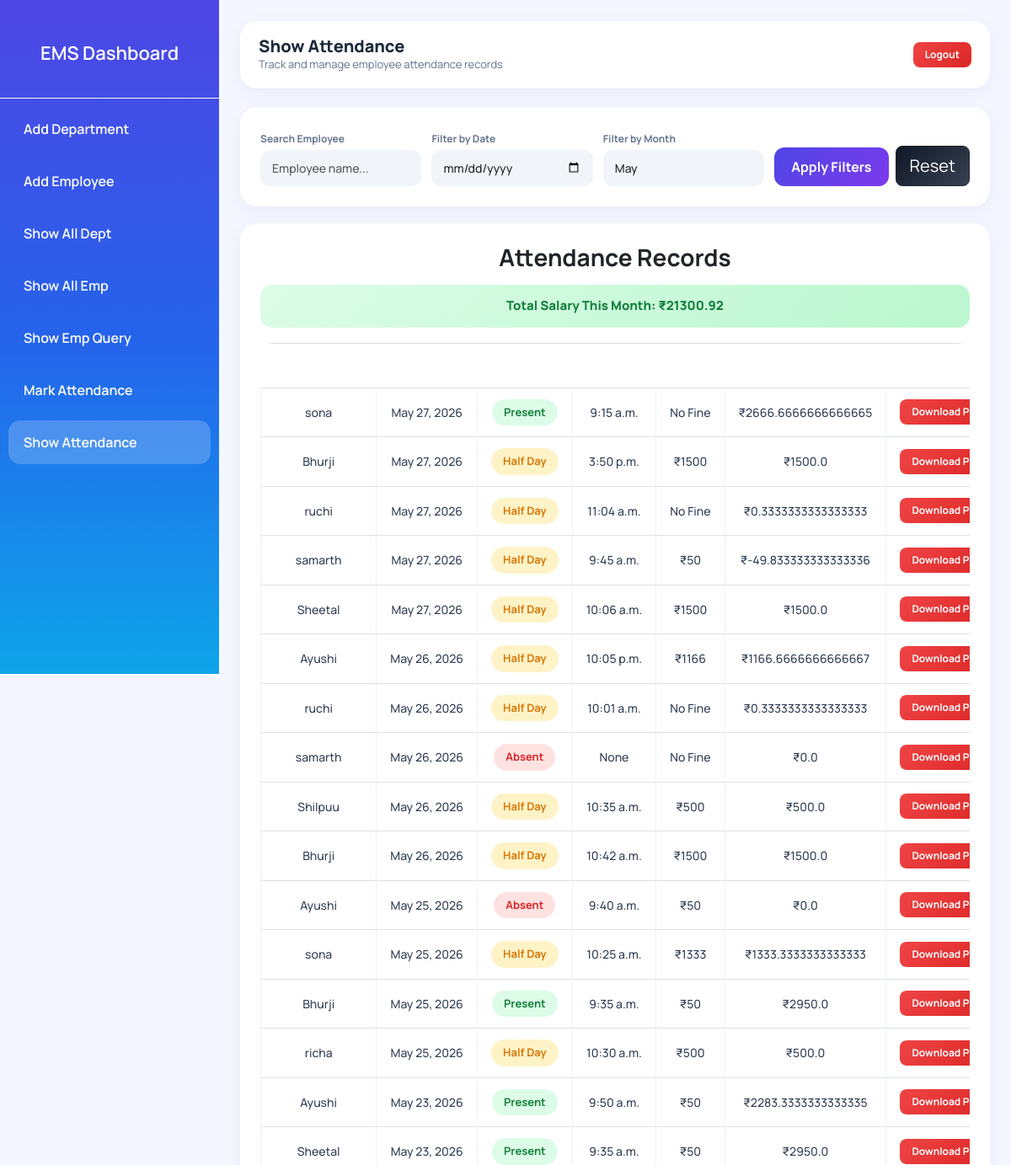
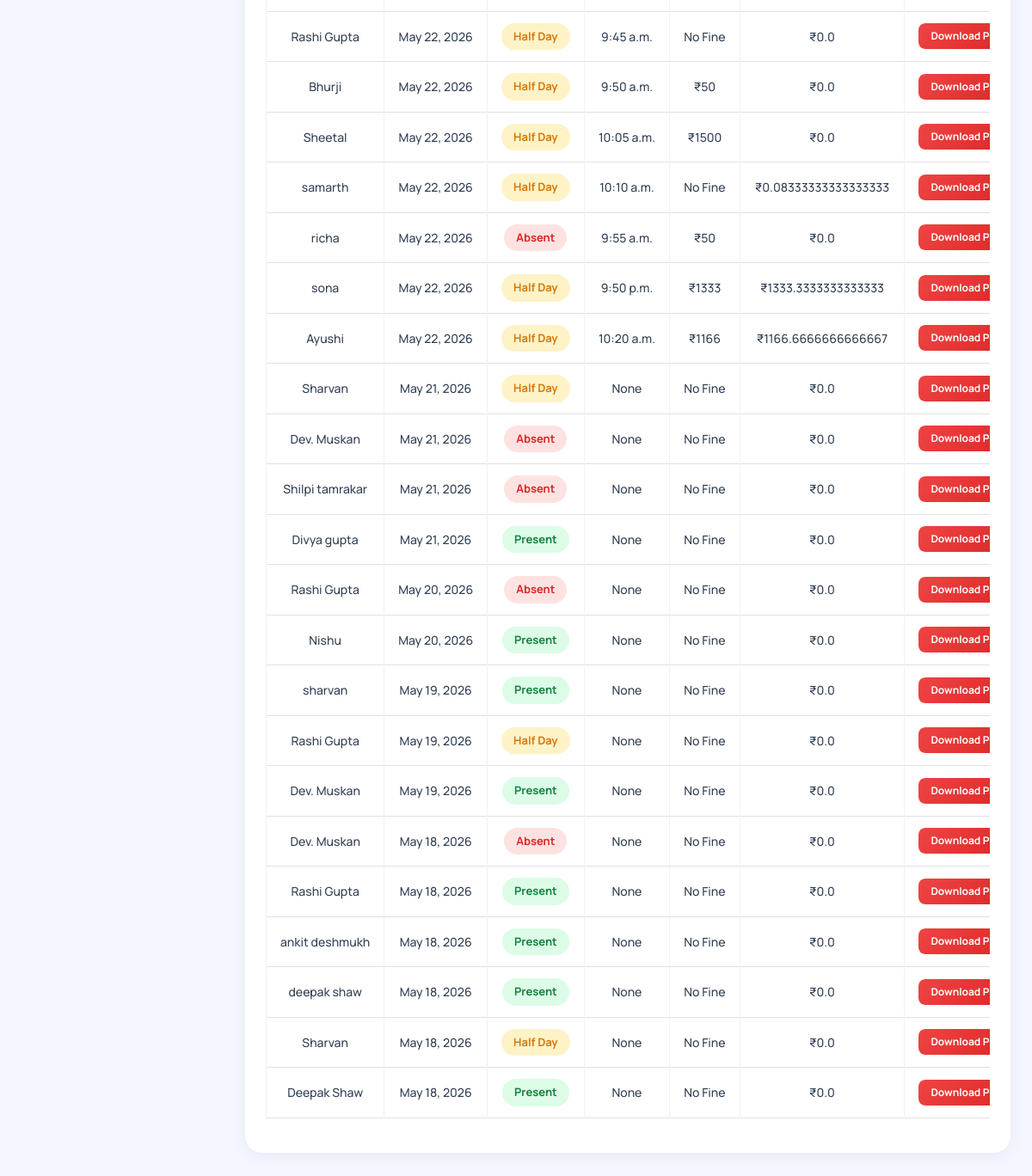
/show_attendance/, run on the app's committed database (2 pictures, top to bottom).
### app/models.py (models this page shows, shortened)
class Attendance(models.Model):
    STATUS_CHOICES = (
        ('Present', 'Present'),
        ('Absent', 'Absent'),
        ('Half Day', 'Half Day'),
    )
    employee = models.ForeignKey(AddEmployee, on_delete=models.CASCADE)
    date = models.DateField(default=date.today)
    status = models.CharField(max_length=20, choices=STATUS_CHOICES)
    check_in_time = models.TimeField(
    null=True,
    blank=True
)
    late_fine = models.IntegerField(default=0)
    final_salary = models.FloatField(default=0)
    class Meta:
        unique_together = ('employee', 'date')

class AddEmployee(models.Model):
    name = models.CharField(
        max_length=100,
        validators=[MaxLengthValidator(10), MinLengthValidator(3)],
        error_messages={
            'min_length': 'Name must contain at least 3 characters.',
            'max_length': 'Name cannot exceed 20 characters.'
        }
    )
    email = models.EmailField(unique=True)
    contact = models.CharField(
        max_length=15,
        validators=[Emp_contact]
    )
    image = models.ImageField(
        upload_to='employee_images/',
        blank=True,
        null=True
    )
    password = models.CharField(max_length=128)
    department = models.CharField(max_length=50, null=True)
    d_code = models.CharField(max_length=20, null=True)
    d_des = models.CharField(max_length=50, null=True)
    joining_date = models.DateField(null=True, blank=True)
    salary = models.IntegerField(null=True, blank=True)

### app/views.py (the view)
# urls.py: path('show_attendance/', show_attendance, name='show_attendance'),
def show_attendance(request):
    today = date.today()
    month = request.GET.get('month')
    if month:
        month = int(month)
    else:
        month = today.month
    emp_id = request.GET.get('emp')
    search = request.GET.get('search', '').strip()
    date_filter = request.GET.get('date')
    base_qs = Attendance.objects.filter(
        date__month=month,
        date__year=today.year
    )
    if emp_id:
        base_qs = base_qs.filter(employee_id=emp_id)
    if search:
        base_qs = base_qs.filter(
            employee__name__icontains=search
        )
    if date_filter:
        base_qs = base_qs.filter(date=date_filter)
    attendance = base_qs.order_by('-date')
    total_salary = sum(i.final_salary for i in attendance)
    total_present = base_qs.filter(status="Present").count()
    total_absent = base_qs.filter(status="Absent").count()
    total_half = base_qs.filter(status="Half Day").count()
    total = base_qs.count()
    percentage = 0
    if total > 0:
        percentage = (
            (total_present + (total_half * 0.5)) / total
        ) * 100
    employees = Attendance.objects.select_related(
        'employee'
    ).values(
        'employee__id',
        'employee__name'
    ).distinct()
    context = {
        'attendance': attendance,
        'employees': employees,
        'total_present': total_present,
        'total_absent': total_absent,
        'total_half': total_half,
        'percentage': round(percentage, 2),
        'month': month,
        'total_salary': round(total_salary, 2),
        'search': search,
        'date_filter': date_filter,
        'emp_id': emp_id,
    }
    return render(request, 'show_attendance.html', context)

### app/templates/show_attendance.html (shortened to what this page needs)
{% load static %}
<!DOCTYPE html>
<html lang="en">
<head>
    <link href="https://cdn.jsdelivr.net/npm/bootstrap@5.3.2/dist/css/bootstrap.min.css" rel="stylesheet">
</head>
<body>
<div class="wrapper">
    <div class="sidebar">
        <h4 class="text-center py-3 border-bottom border-light px-3">
            <a href="{% url 'dashboard' %}" style="color:white;text-decoration:none;">
                EMS Dashboard
            </a>
        </h4>
        <a href="{% url 'add_dep' %}">Add Department</a>
        <a href="{% url 'add_emp' %}">Add Employee</a>
        <a href="{% url 'all_dep' %}">Show All Dept</a>
        <a href="{% url 'all_emp' %}">Show All Emp</a>
        <a href="{% url 'show_query' %}">Show Emp Query</a>
        <a href="{% url 'mark_attendance' %}">Mark Attendance</a>
        <a href="{% url 'show_attendance' %}" style="background:rgba(255,255,255,0.20);">Show Attendance</a>
    </div>
    <div class="main-content">
        <div class="topbar">
            <div style="display:flex;align-items:center;gap:12px;">
                <div>
                    <h2>Show Attendance</h2>
                    <p>Track and manage employee attendance records</p>
                </div>
            </div>
            <a href="{% url 'logout' %}" class="btn btn-danger btn-sm topbar-logout">Logout</a>
        </div>
       <div class="card p-4">
    <form method="GET">
        <div class="filter-grid">
            <div>
                <label class="form-label">Search Employee</label>
                <input type="text" name="search" value="{{ search }}"
                       placeholder="Employee name..." class="form-control">
            </div>
            <div>
                <label class="form-label">Filter by Date</label>
                <input type="date" name="date" value="{{ date_filter }}" class="form-control">
            </div>
            <div>
                <label class="form-label">Filter by Month</label>
                <select name="month" class="form-select">
                    <option value="5"  {% if month == 5  %}selected{% endif %}>May</option>
                </select>
            </div>
            <div class="filter-btn-cell" style="display:flex;align-items:flex-end;gap:8px;">
                <button type="submit" class="btn btn-primary">
                    Apply Filters
                </button>
                <a href="?month={{ month }}" class="btn btn-dark btn-lg">
                    Reset
                </a>
            </div>
        </div>
    </form>
</div>
        <div class="card p-4">
            <h3 class="text-center fw-bold mb-3">Attendance Records</h3>
            <div class="salary-alert">Total Salary This Month: ₹{{ total_salary }}</div>
            <div class="table-responsive">
                <table class="table table-bordered table-hover text-center">
                    <thead>
                        <tr>
                            <th>Name</th>
                            <th>Date</th>
                            <th>Status</th>
                            <th>Check In</th>
                            <th>Fine</th>
                            <th>Final Salary</th>
                            <th>PDF</th>
                        </tr>
                    </thead>
                    <tbody>
                        {% for i in attendance %}
                        <tr>
                            <td>{{ i.employee.name }}</td>
                            <td>{{ i.date }}</td>
                            <td>
                                {% if i.status == "Present" %}
                                    <span class="status-present">Present</span>
                                {% elif i.status == "Absent" %}
                                    <span class="status-absent">Absent</span>
                                {% else %}
                                    <span class="status-half">Half Day</span>
                                {% endif %}
                            </td>
                            <td>{{ i.check_in_time }}</td>
                            <td>{% if i.late_fine > 0 %}₹{{ i.late_fine }}{% else %}No Fine{% endif %}</td>
                            <td>₹{{ i.final_salary }}</td>
                            <td>
                                <a href="{% url 'attendance_pdf' i.employee.id %}" class="btn btn-danger btn-sm">
                                    Download PDF
                                </a>
                            </td>
                        </tr>
                        {% endfor %}
                    </tbody>
                </table>
            </div>
        </div>
    </div>
</div>
</body>
</html>

### app/templates/show_attendance.html (style rules this page uses)
* { margin:0; padding:0; box-sizing:border-box; font-family:'Manrope',sans-serif; }
html,body { overflow-x:hidden; background:#f4f7ff; }
.wrapper { display:flex; width:100%; position:relative; }
.sidebar { width:260px; height:100vh; background:linear-gradient(180deg,#4f46e5,#2563eb,#0ea5e9); position:fixed; top:0; left:0; overflow-y:auto; z-index:1000; padding-top:10px; transition:0.3s ease; }
.sidebar h4 { color:white; font-size:22px; font-weight:800; }
.sidebar a { display:block; color:white; text-decoration:none; padding:14px 18px; margin:10px; border-radius:14px; transition:0.3s; font-weight:600; }
.main-content { margin-left:260px; padding:25px; min-height:100vh; width:calc(100% - 260px); transition:0.3s ease; }
.topbar { background:white; padding:18px 22px; border-radius:20px; margin-bottom:22px; box-shadow:0 5px 20px rgba(0,0,0,0.05); display:flex; justify-content:space-between; align-items:center; gap:12px; }
.topbar h2 { font-size:20px; font-weight:800; color:#1e293b; margin:0; }
.topbar p { font-size:13px; color:#64748b; margin:0; }
.topbar-logout { display:none; }
.card { border:none !important; border-radius:20px !important; box-shadow:0 5px 20px rgba(0,0,0,0.05); margin-bottom:20px; }
.filter-grid { display:grid; grid-template-columns:1fr 1fr 1fr auto; gap:12px; align-items:end; }
.form-label { font-size:12px; font-weight:700; color:#64748b; margin-bottom:4px; }
.form-control, .form-select { border:none !important; background:#f1f5f9 !important; border-radius:12px !important; padding:11px 14px !important; font-size:14px; font-weight:500; }
.btn-primary { border:none !important; border-radius:12px !important; font-weight:700 !important; background:linear-gradient(135deg,#4f46e5,#7c3aed) !important; padding:11px 20px !important; color:white !important; transition:0.3s ease; cursor:pointer; white-space:nowrap; }
.btn-dark { background:linear-gradient(135deg,#111827,#374151); color:white !important; }
.table-responsive { overflow-x:auto; -webkit-overflow-scrolling:touch; border-radius:14px; }
table { white-space:nowrap; }
thead { background:linear-gradient(90deg,#4f46e5,#7c3aed); }
thead th { color:white !important; font-weight:700; padding:14px 16px !important; border:none !important; }
tbody td { padding:13px 16px !important; vertical-align:middle; color:#334155 !important; font-weight:500; font-size:14px; border-color:#eef2f7 !important; }
.status-present { background:#dcfce7; color:#15803d; padding:6px 14px; border-radius:25px; font-weight:700; font-size:13px; display:inline-block; }
.status-absent { background:#fee2e2; color:#dc2626; padding:6px 14px; border-radius:25px; font-weight:700; font-size:13px; display:inline-block; }
.status-half { background:#fef3c7; color:#d97706; padding:6px 14px; border-radius:25px; font-weight:700; font-size:13px; display:inline-block; }
.btn-danger { background:linear-gradient(135deg,#ef4444,#dc2626) !important; border:none !important; border-radius:8px !important; padding:6px 14px !important; color:white !important; font-size:12px; font-weight:700; text-decoration:none; transition:0.3s ease; display:inline-block; }
.salary-alert { background:linear-gradient(135deg,#dcfce7,#bbf7d0); border:none; border-radius:14px; padding:14px 20px; text-align:center; font-weight:800; font-size:15px; color:#15803d; margin-bottom:18px; }

### data on the page
Attendance: employee.name "sona", date "May 27, 2026", status "Present", check_in_time "9:15 a.m.", late_fine "No Fine", final_salary "2666.6666666666665"
Attendance: employee.name "Bhurji", date "May 27, 2026", status "Half Day", check_in_time "3:50 p.m.", late_fine "1500", final_salary "1500.0"
Attendance: employee.name "ruchi", date "May 27, 2026", status "Half Day", check_in_time "11:04 a.m.", late_fine "No Fine", final_salary "0.3333333333333333"
Attendance: employee.name "samarth", date "May 27, 2026", status "Half Day", check_in_time "9:45 a.m.", late_fine "50", final_salary "-49.833333333333336"
Attendance: employee.name "Sheetal", date "May 27, 2026", status "Half Day", check_in_time "10:06 a.m.", late_fine "1500", final_salary "1500.0"
Attendance: employee.name "Ayushi", date "May 26, 2026", status "Half Day", check_in_time "10:05 p.m.", late_fine "1166", final_salary "1166.6666666666667"
Attendance: employee.name "ruchi", date "May 26, 2026", status "Half Day", check_in_time "10:01 a.m.", late_fine "No Fine", final_salary "0.3333333333333333"
Attendance: employee.name "samarth", date "May 26, 2026", status "Absent", check_in_time "None", late_fine "No Fine", final_salary "0.0"
Attendance: employee.name "Shilpuu", date "May 26, 2026", status "Half Day", check_in_time "10:35 a.m.", late_fine "500", final_salary "500.0"
Attendance: employee.name "Bhurji", date "May 26, 2026", status "Half Day", check_in_time "10:42 a.m.", late_fine "1500", final_salary "1500.0"
Attendance: employee.name "Ayushi", date "May 25, 2026", status "Absent", check_in_time "9:40 a.m.", late_fine "50", final_salary "0.0"
Attendance: employee.name "sona", date "May 25, 2026", status "Half Day", check_in_time "10:25 a.m.", late_fine "1333", final_salary "1333.3333333333333"
Attendance: employee.name "Bhurji", date "May 25, 2026", status "Present", check_in_time "9:35 a.m.", late_fine "50", final_salary "2950.0"
Attendance: employee.name "richa", date "May 25, 2026", status "Half Day", check_in_time "10:30 a.m.", late_fine "500", final_salary "500.0"
Attendance: employee.name "Ayushi", date "May 23, 2026", status "Present", check_in_time "9:50 a.m.", late_fine "50", final_salary "2283.3333333333335"
Attendance: employee.name "Sheetal", date "May 23, 2026", status "Present", check_in_time "9:35 a.m.", late_fine "50", final_salary "2950.0"
Attendance: employee.name "Rashi Gupta", date "May 22, 2026", status "Half Day", check_in_time "9:45 a.m.", late_fine "No Fine", final_salary "0.0"
Attendance: employee.name "Bhurji", date "May 22, 2026", status "Half Day", check_in_time "9:50 a.m.", late_fine "50", final_salary "0.0"
Attendance: employee.name "Sheetal", date "May 22, 2026", status "Half Day", check_in_time "10:05 a.m.", late_fine "1500", final_salary "0.0"
Attendance: employee.name "samarth", date "May 22, 2026", status "Half Day", check_in_time "10:10 a.m.", late_fine "No Fine", final_salary "0.08333333333333333"
Attendance: employee.name "richa", date "May 22, 2026", status "Absent", check_in_time "9:55 a.m.", late_fine "50", final_salary "0.0"
Attendance: employee.name "sona", date "May 22, 2026", status "Half Day", check_in_time "9:50 p.m.", late_fine "1333", final_salary "1333.3333333333333"
Attendance: employee.name "Ayushi", date "May 22, 2026", status "Half Day", check_in_time "10:20 a.m.", late_fine "1166", final_salary "1166.6666666666667"
Attendance: employee.name "Sharvan", date "May 21, 2026", status "Half Day", check_in_time "None", late_fine "No Fine", final_salary "0.0"
Attendance: employee.name "Dev. Muskan", date "May 21, 2026", status "Absent", check_in_time "None", late_fine "No Fine", final_salary "0.0"
Attendance: employee.name "Shilpi tamrakar", date "May 21, 2026", status "Absent", check_in_time "None", late_fine "No Fine", final_salary "0.0"
Attendance: employee.name "Divya gupta", date "May 21, 2026", status "Present", check_in_time "None", late_fine "No Fine", final_salary "0.0"
Attendance: employee.name "Rashi Gupta", date "May 20, 2026", status "Absent", check_in_time "None", late_fine "No Fine", final_salary "0.0"
Attendance: employee.name "Nishu", date "May 20, 2026", status "Present", check_in_time "None", late_fine "No Fine", final_salary "0.0"
Attendance: employee.name "sharvan", date "May 19, 2026", status "Present", check_in_time "None", late_fine "No Fine", final_salary "0.0"
Attendance: employee.name "Rashi Gupta", date "May 19, 2026", status "Half Day", check_in_time "None", late_fine "No Fine", final_salary "0.0"
Attendance: employee.name "Dev. Muskan", date "May 19, 2026", status "Present", check_in_time "None", late_fine "No Fine", final_salary "0.0"
Attendance: employee.name "Dev. Muskan", date "May 18, 2026", status "Absent", check_in_time "None", late_fine "No Fine", final_salary "0.0"
Attendance: employee.name "Rashi Gupta", date "May 18, 2026", status "Present", check_in_time "None", late_fine "No Fine", final_salary "0.0"
Attendance: employee.name "ankit deshmukh", date "May 18, 2026", status "Present", check_in_time "None", late_fine "No Fine", final_salary "0.0"
Attendance: employee.name "deepak shaw", date "May 18, 2026", status "Present", check_in_time "None", late_fine "No Fine", final_salary "0.0"
Attendance: employee.name "Sharvan", date "May 18, 2026", status "Half Day", check_in_time "None", late_fine "No Fine", final_salary "0.0"
Attendance: employee.name "Deepak Shaw", date "May 18, 2026", status "Present", check_in_time "None", late_fine "No Fine", final_salary "0.0"

### other printed values
{{ total_salary }} "21300.92"
